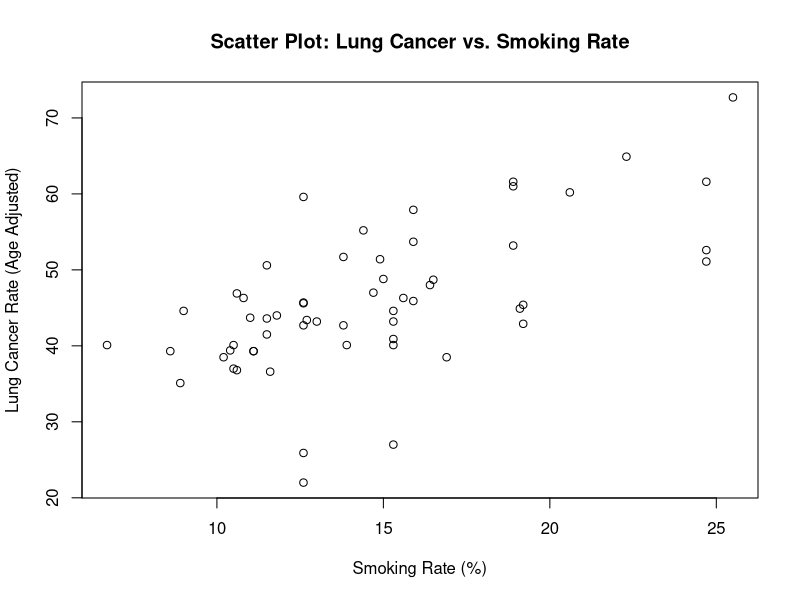

Source code (R):
## ---- chunk 1
# Read the two CSV files
lung_cancer_data <- read.csv("rate_lung_cancer_with_smoking.csv")
smoking_data <- read.csv("smoking.csv")

# Remove any characters that are not letters (A-Za-z)
smoking_data$County <- gsub("[^[:alpha:]]", "", smoking_data$County)
lung_cancer_data$County <- gsub("[^[:alpha:]]", "", lung_cancer_data$County)

# Merge the two datasets by the 'County' column
merged_data <- merge(lung_cancer_data, smoking_data, by = "County", all = FALSE)

# View the first few rows of the merged dataset
head(merged_data)
## ---- chunk 2
plot(merged_data$Smoking_Rate,
     merged_data$Age_Adjusted_Rate,
     xlab = "Smoking Rate (%)",
     ylab = "Lung Cancer Rate (Age Adjusted)",
     main = "Scatter Plot: Lung Cancer vs. Smoking Rate")

cor(merged_data$Smoking_Rate, merged_data$Age_Adjusted_Rate)
## ---- chunk 3
lm_model <- lm(Age_Adjusted_Rate ~ Smoking_Rate, data = merged_data)
## ---- chunk 4
# Display a summary of the fitted model:
summary(lm_model)

## ---- chunk 5
# Compute 95% confidence intervals for both coefficients
conf_intervals <- confint(lm_model, level = 0.95)
conf_intervals
## ---- chunk 6
# Residual standard error (estimate of sigma)
sigma_hat <- summary(lm_model)$sigma

# Residual variance (sigma^2)
sigma_sq_hat <- sigma_hat^2
sigma_sq_hat
